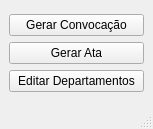
<?xml version="1.0" encoding="UTF-8"?>
<ui version="4.0">
 <class>MainWindow</class>
 <widget class="QMainWindow" name="MainWindow">
  <property name="geometry">
   <rect>
    <x>0</x>
    <y>0</y>
    <width>153</width>
    <height>129</height>
   </rect>
  </property>
  <property name="windowTitle">
   <string>Reuniões</string>
  </property>
  <property name="styleSheet">
   <string notr="true"/>
  </property>
  <widget class="QWidget" name="centralwidget">
   <layout class="QVBoxLayout" name="verticalLayout_2">
    <item>
     <layout class="QVBoxLayout" name="verticalLayout">
      <item>
       <widget class="QPushButton" name="convocacaoButton">
        <property name="text">
         <string>Gerar Convocação</string>
        </property>
       </widget>
      </item>
      <item>
       <widget class="QPushButton" name="ataButton">
        <property name="text">
         <string>Gerar Ata</string>
        </property>
       </widget>
      </item>
      <item>
       <widget class="QPushButton" name="departamentosButton">
        <property name="text">
         <string>Editar Departamentos</string>
        </property>
       </widget>
      </item>
     </layout>
    </item>
   </layout>
  </widget>
  <widget class="QStatusBar" name="statusbar"/>
 </widget>
 <resources/>
 <connections/>
</ui>
